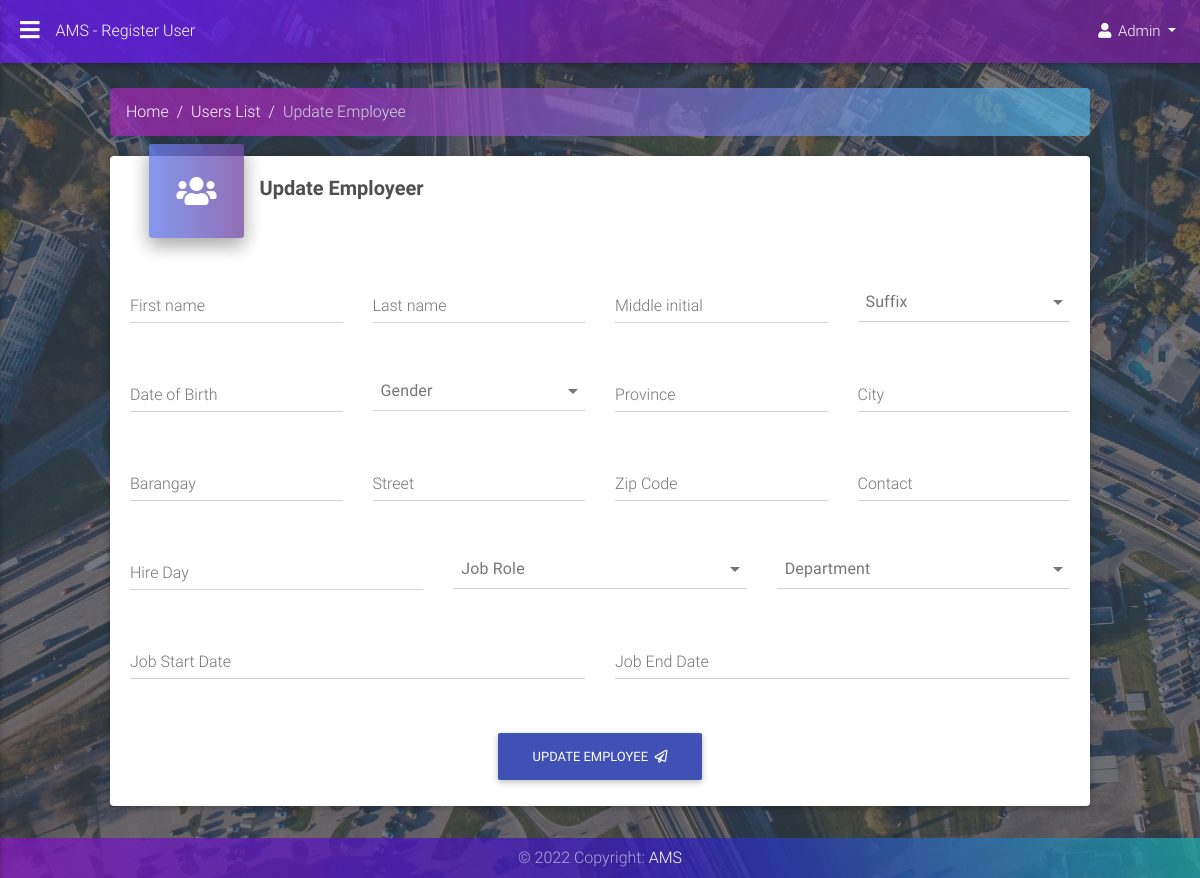
The app's page /update-employee/2 (signed in), older data.
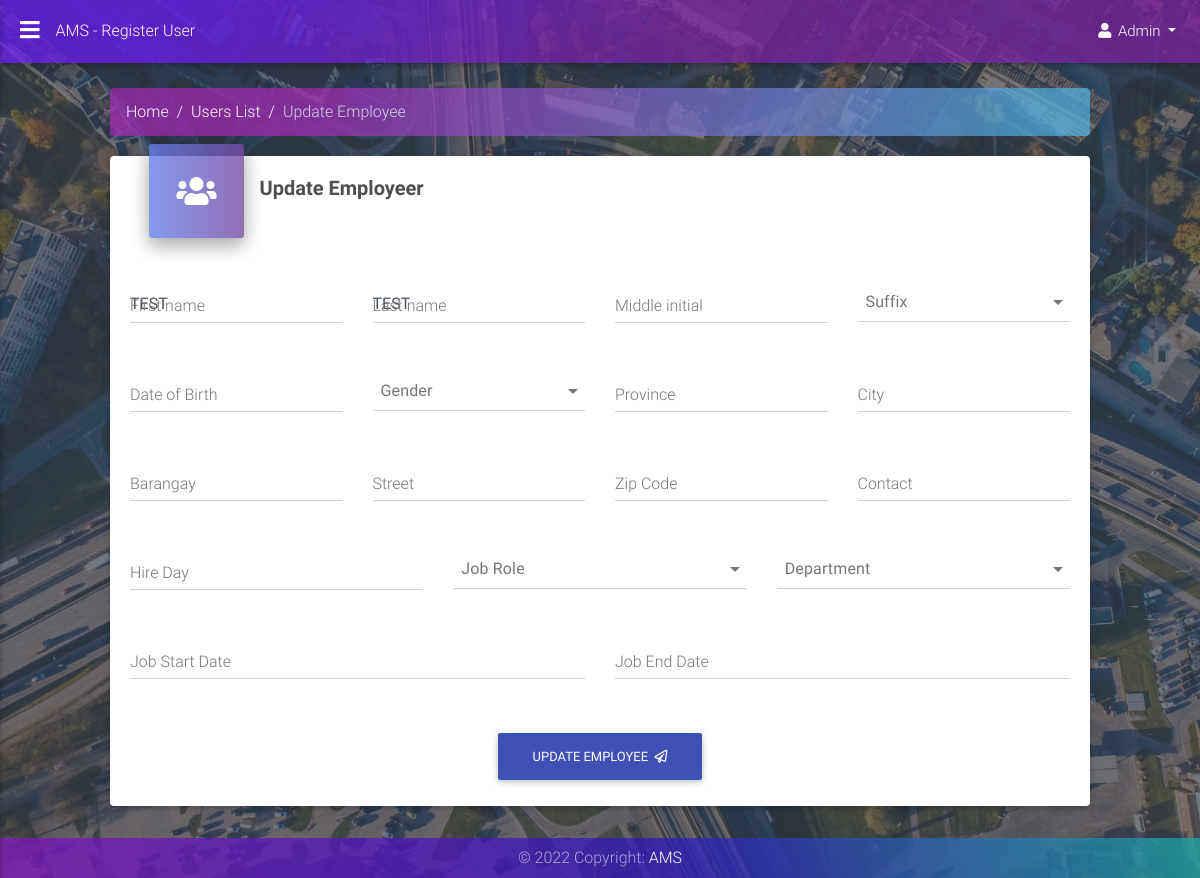
The same page, newer data.
### user/models.py (models this page shows, shortened)
class Employee(models.Model):
    class Meta:
            verbose_name = 'Employee'
            verbose_name_plural = 'Employees'
            db_table = 'tbl_employee'
    user_id = models.IntegerField(verbose_name="USER ID", unique=True)
    firstname = models.CharField(verbose_name='FIRST NAME', max_length=50, blank=True, null=True)
    middle_initial = models.CharField(verbose_name='MIDDLE INITIAL', max_length=1, blank=True, null=True)
    lastname = models.CharField(verbose_name='LAST NAME', max_length=50, blank=True, null=True)
    name_suffix = models.CharField(max_length=10, null=True, blank=True, choices=SUFFIX_CHOICES, verbose_name="Suffix")
    gender = models.CharField(max_length=1, choices=GENDER_CHOICES, blank=True, null=True)
    birthday = models.DateField(verbose_name='BIRTHDAY', blank=True, null=True)
    fullname = models.CharField(max_length=255,verbose_name="Fullname", blank=True, null=True)
    province = models.CharField(verbose_name='PROVINCE', max_length=50, blank=True, null=True)
    city = models.CharField(verbose_name='CITY', max_length=50, blank=True, null=True)
    barangay = models.CharField(verbose_name='BARANGAY', max_length=50, blank=True, null=True)
    street = models.CharField(verbose_name='STREET', max_length=50, blank=True, null=True)
    zip = models.CharField(verbose_name='ZIP', max_length=4, validators=[number], blank=True, null=True)
    contact = models.CharField(verbose_name='CONTACT', max_length=11, validators=[number], blank=True, null=True)
    hireday = models.DateField(verbose_name='HIREDAY', blank=True, null=True)
    job_role = models.ForeignKey(JobRole, on_delete=models.PROTECT, blank=True, null=True, verbose_name='JOB ROLE')
    department = models.ForeignKey(Department, on_delete=models.PROTECT, blank=True, null=True, verbose_name='DEPARTMENT')
    start_date = models.DateField(blank=True, null=True, verbose_name='START DATE')
    end_date = models.DateField(null=True, blank=True, verbose_name='END DATE')

### user/views.py (the view, shortened to what this page needs)
# urls.py: path('update-employee/<int:user_id>', views.update_employee, name ='update-employee'),
def update_employee(request, user_id):
    try:
        employee = Employee.objects.get(user_id=user_id)
        form = EmployeeForm(request.POST or None, instance=employee)
    except Employee.DoesNotExist:
        messages.error(request, 'Employee does not exist!')
        return HttpResponseRedirect(reverse('employee-list'))
    return render(request, 'user/update-employee.html',{'form': form, 'page_title': 'Register User'})

### user/forms.py
class EmployeeForm(forms.ModelForm):
    class Meta:
        model = Employee
        fields = '__all__'
        exclude = ('user_id',)
    firstname = forms.CharField(label='FIRST NAME')
    lastname = forms.CharField(label='LAST NAME')
    gender = forms.ChoiceField()
    birthday = forms.DateField(label='BIRTHDAY')
    fullname = forms.CharField(label="Fullname")
    province = forms.CharField(label='PROVINCE')
    city = forms.CharField(label='CITY')
    barangay = forms.CharField(label='BARANGAY')
    contact = forms.CharField(label='CONTACT')
    hireday = forms.DateField(label='HIREDAY')

### user/templates/user/update-employee.html (shortened to what the changed rows need)
{% extends "./base_designs/base02.html" %} {% load static %} {% block content %} {% load crispy_forms_tags %} {% load widget_tweaks %}
<main class="pb-5">
    <div class="container-fluid">
        <div class="row align-items-center justify-content-center mr-2 ml-2">
            <div class="col-lg-12 col-md-12 mb-4">
                <div class="card card-cascade cascading-admin-card pt-2">
                    <div class="card-body card-body-cascade">
                        <form method="post" novalidate>
                            <div class="row">
                                <div class="col-lg-3">
                                    <div class="md-form">
                                        {{ form.firstname | attr:"class:form-control mb-0" | attr:"autofocus" | attr:"id:firstname"}}
                                        <label for="firstname">First name</label>
                                    </div>
                                </div>
                                <div class="col-lg-3">
                                    <div class="md-form">
                                        {{ form.lastname | attr:"class:form-control mb-0" | attr:"id:lastname"}}
                                        <label for="lastname">Last name</label>
                                    </div>
                                </div>
                                <div class="col-lg-3">
                                    <div class="md-form">
                                        {{ form.middle_initial | attr:"class:form-control mb-0" | attr:"id:middle_initial"}}
                                        <label for="middle_initial">Middle initial</label>
                                    </div>
                                </div>
                            </div>
                            <div class="row">
                                <div class="col-lg-3">
                                    <div class="md-form">
                                        {{ form.birthday | attr:"class:form-control datepicker mb-0" | attr:"id:birthday"}}
                                        <label for="birthday">Date of Birth</label>
                                    </div>
                                </div>
                                <div class="col-lg-3">
                                    <div class="md-form">
                                        {{ form.province | attr:"class:form-control mb-0" | attr:"id:province"}}
                                        <label for="province">Province</label>
                                    </div>
                                </div>
                                <div class="col-lg-3">
                                    <div class="md-form">
                                        {{ form.city | attr:"class:form-control mb-0" | attr:"id:city"}}
                                        <label for="city">City</label>
                                    </div>
                                </div>
                            </div>
                            <div class="row">
                                <div class="col-lg-3">
                                    <div class="md-form">
                                        {{ form.barangay | attr:"class:form-control mb-0" | attr:"id:barangay"}}
                                        <label for="barangay">Barangay</label>
                                    </div>
                                </div>
                                <div class="col-lg-3">
                                    <div class="md-form">
                                        {{ form.street | attr:"class:form-control mb-0" | attr:"id:street"}}
                                        <label for="street">Street</label>
                                    </div>
                                </div>
                                <div class="col-lg-3">
                                    <div class="md-form">
                                        {{ form.zip | attr:"class:form-control mb-0" | attr:"id:zip"}}
                                        <label for="zip">Zip Code</label>
                                    </div>
                                </div>
                                <div class="col-lg-3">
                                    <div class="md-form">
                                        {{ form.contact | attr:"class:form-control mb-0" | attr:"id:contact"}}
                                        <label for="contact">Contact</label>
                                    </div>
                                </div>
                            </div>
                            <div class="row">
                                <div class="col-lg-4">
                                    <div class="md-form">
                                        {{ form.hireday | attr:"class:form-control datepicker mb-0" | attr:"id:hireday"}}
                                        <label for="hireday">Hire Day</label>
                                    </div>
                                </div>
                            </div>
                            <div class="row">
                                <div class="col-lg-6">
                                    <div class="md-form">
                                        {{ form.start_date | attr:"class:form-control datepicker mb-0" | attr:"id:start_date"}}
                                        <label for="start_date">Job Start Date</label>
                                    </div>
                                </div>
                                <div class="col-lg-6">
                                    <div class="md-form">
                                        {{ form.end_date | attr:"class:form-control datepicker mb-0" | attr:"id:end_date"}}
                                        <label for="end_date">Job End Date</label>
                                    </div>
                                </div>
                            </div>
                        </form>
                    </div>
                </div>
            </div>
        </div>
    </div>
</main>
{% endblock content %}

Row changes from the older to the newer data that the page shows:
changed Employee: firstname (not shown) → "TEST"; lastname (not shown) → "TEST"
